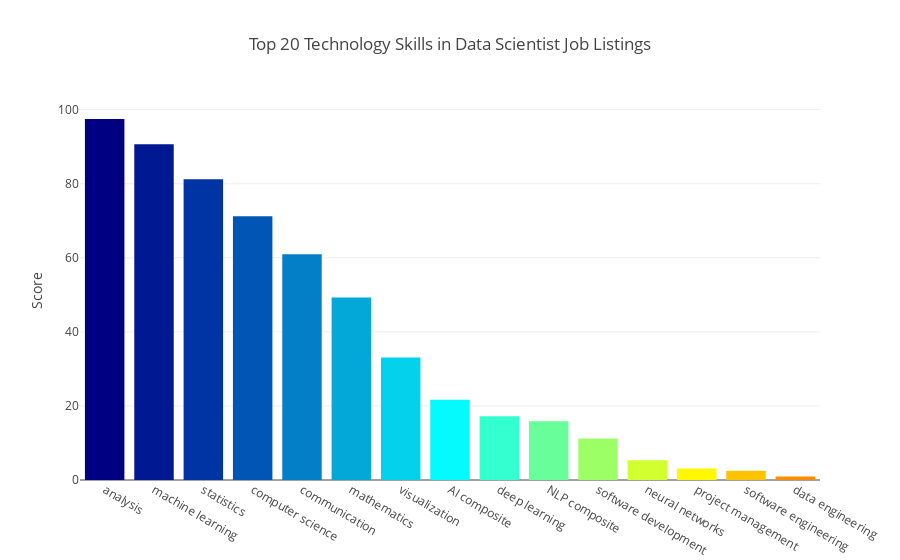

The notebook cell saved with this chart:
### Markdown cell above
## Let's make a bar chart of the top 20 combined scores

### Code cell
cmax=200
cmin=50
color_s = np.linspace(cmin, cmax, 20)

data = [
    go.Bar(
        x=p_s_df_20.index,          
        y=p_s_df_20['Score'],
        marker=dict(
            colorscale='Jet',
            color=color_s,
        ),
    )
]

layout = {
    'title': 'Top 20 Technology Skills in Data Scientist Job Listings',
    #'xaxis': {'title': 'Technology'},
    'yaxis': {'title': "Score"}
}

fig = go.Figure(data=data, layout=layout)
py.iplot(fig)

### Figure 1 — Plotly figure (JSON) as saved in the notebook; plotly's stock layout.template omitted (floating-point values rounded to 4 significant figures)
{"data": [{"marker": {"color": [50, 57.89, 65.79, 73.68, 81.58, 89.47, 97.37, 105.3, 113.2, 121.1, 128.9, 136.8, 144.7, 152.6, 160.5, 168.4, 176.3, 184.2, 192.1, 200], "colorscale": "Jet"}, "type": "bar", "x": ["analysis", "machine learning", "statistics", "computer science", "communication", "mathematics", "visualization", "AI composite", "deep learning", "NLP composite", "software development", "neural networks", "project management", "software engineering", "data engineering"], "y": [97.48, 90.64, 81.2, 71.2, 60.97, 49.25, 33.09, 21.65, 17.24, 15.89, 11.19, 5.31, 3.11, 2.51, 0.95]}], "layout": {"title": "Top 20 Technology Skills in Data Scientist Job Listings", "yaxis": {"title": "Score"}}}
